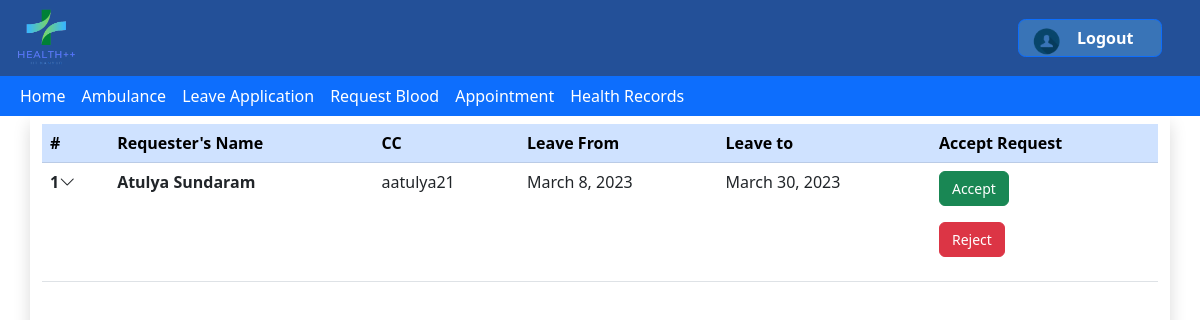
Screenshot of /leave/ViewApplications/ (signed in) with the database file from the repository.
### leaveapp/models.py (models this page shows)
class LeaveApplication(models.Model):
    Account=models.ForeignKey(Account,on_delete=models.CASCADE,null=True)
    Leave_details=models.ForeignKey(Leave_detail,on_delete=models.CASCADE,null=True)
    Status=models.CharField(choices=status_choices,default='Pending',max_length=100,blank=True)

class Leave_detail(models.Model):
    FromDate=models.DateField()
    ToDate=models.DateField()
    Description=models.TextField(max_length=200)
    Prescription_Image=models.ImageField()
    requestTime=models.TimeField(null=True,blank=True)

### members/models.py (models this page shows, shortened)
class Account(models.Model):
    user=models.OneToOneField(User,on_delete=models.CASCADE)
    Role=models.CharField(max_length=100,choices=roles,default="Student",blank=True)
    DOB=models.DateField(blank=True,null=True)
    BloodG=models.CharField(choices=BloodG,null=True,max_length=20)
    CCID=models.CharField(null=True,max_length=20)
    Gender=models.CharField(null=True,default='Male',max_length=10)

### leaveapp/views.py (the view)
# urls.py: path("ViewApplications/",views.viewApplications,name="ViewApplications"),
def viewApplications(request):
    AllApps=LeaveApplication.objects.all()
    returnList=[]
    for application in AllApps:
        if (application.Status=="Pending"):
            returnList.append(application)
    return render(request,'leaveapp/ViewApplications.html',{
        "Queue":returnList,
        "Status":"Pending",
    })

### leaveapp/templates/leaveapp/ViewApplications.html (shortened to what this page needs)
{% extends 'health/base.html' %}
{%load static%}
{%block content%}
<html lang="en">
<head>
    <link href="https://cdn.jsdelivr.net/npm/bootstrap@5.3.0-alpha1/dist/css/bootstrap.min.css" rel="stylesheet"
>
    <link rel="stylesheet" href="https://cdn.jsdelivr.net/npm/bootstrap-icons@1.5.0/font/bootstrap-icons.css" />
</head>
<body>
    <div class="container shadow min-vh-100 py-2">
        <div class="table-responsive">
            <table class="table accordion">
                <thead class="table-primary">
                    <tr>
                        <th scope="col">#</th>
                        <th scope="col">Requester's Name</th>
                        <th scope="col">CC</th>
                        <th scope="col">Leave From</th>
                        <th scope="col">Leave to</th>
                        <th scope="col">Accept Request</th>
                    </tr>
                </thead>
                <tbody>
                    {% for Application in Queue %}
                    <tr data-bs-toggle="collapse" data-bs-target="#r{{forloop.counter}}" class="accordion-toggle">
                        <th scope="row">{{forloop.counter}}<i class="bi bi-chevron-down onhover-grey"></i></th>
                        <td><strong>{{Application.Account.user.get_full_name}}</strong></td>
                        <td>{{Application.Account.CCID}}</td>
                        <td>{{Application.Leave_details.FromDate}}</td>
                        <td>{{Application.Leave_details.ToDate}}</td>
                        {% if Status == 'Pending'  %}
                        <td>
                            <form id="accept-reject-form" method="POST" action="{% url 'Application_Response'%}">
                                <button type="submit" class="btn btn-success" style="font-size: 14;" name="submit" value="accept">Accept</button>
                                </form>
                            <form id="accept-reject-form" method="POST" action="{% url 'Application_Response'%}">
                                <button type="submit" class="btn btn-danger" style="font-size: 14;" name="submit" value="reject">Reject</button>
                                </form>
                        </td>
                        {%endif%}
                    </tr>
                    {%endfor%}
                </tbody>
            </table>
        </div>
    </div>
</body>
</html>
{% endblock %}

### rows the page displays
LeaveApplication: Account.user.get_full_name "Atulya Sundaram", Account.CCID "aatulya21", Leave_details.FromDate "March 8, 2023", Leave_details.ToDate "March 30, 2023"
